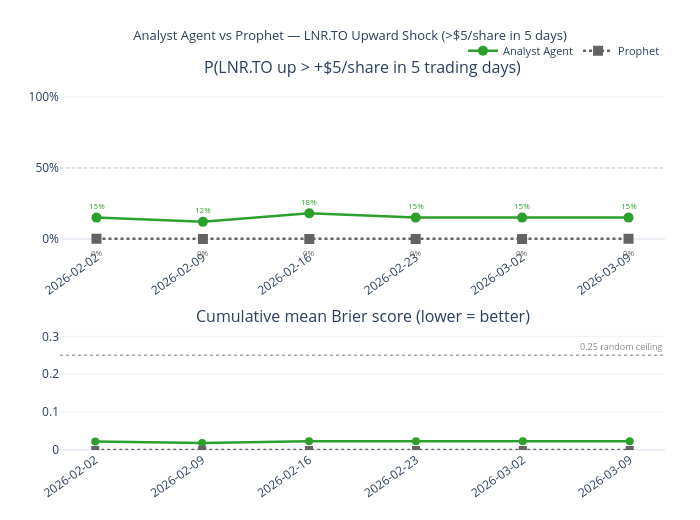

The notebook cell this image was saved under:
### Code cell
# ── Prophet probabilities for the shock origins ───────────────────────────────
prophet_shock_probs = []
for r in shock_results:
    origin = pd.Timestamp(r["origin"])
    origin_price_row = price_df[price_df.index >= origin]
    origin_price = float(origin_price_row.iloc[0]["price"]) if not origin_price_row.empty else float("nan")
    p_sub = prophet_shock_df[prophet_shock_df["origin"] == origin]
    prophet_shock_probs.append(prophet_prob_shock(p_sub, origin_price, SHOCK_THRESHOLD, SHOCK_HORIZON))

# ── Comparison chart: P(shock) over time + cumulative Brier ──────────────────
fig = make_shock_comparison_chart(shock_results, prophet_shock_probs, shock_threshold=SHOCK_THRESHOLD)
fig.show()

# ── Brier score summary ───────────────────────────────────────────────────────
agent_probs = [float(r["probability"]) for r in shock_results]
outcomes = [int(r["outcome"]) for r in shock_results]
agent_brier = compute_brier_score(agent_probs, outcomes)
valid_prophet = [(p, o) for p, o in zip(prophet_shock_probs, outcomes) if not np.isnan(p)]
prophet_brier = compute_brier_score([p for p, _ in valid_prophet], [o for _, o in valid_prophet])
brier_df = pd.DataFrame(
    {"Mean Brier score": [f"{agent_brier:.4f}", f"{prophet_brier:.4f}"]},
    index=pd.Index(["Analyst Agent", "Prophet"], name="Method"),
)
print("Mean Brier score (lower = better, 0.25 = random ceiling):")
display(brier_df)

### Figure 1 — Plotly figure (JSON) as saved in the notebook; plotly's stock layout.template omitted (floating-point values rounded to 4 significant figures)
{"data": [{"hovertemplate": "%{x}<br>P(shock)=%{y:.0%}<extra>Analyst Agent</extra>", "legendgroup": "Analyst Agent", "line": {"color": "#2ca02c", "dash": "solid", "width": 2.5}, "marker": {"size": 10, "symbol": "circle"}, "mode": "lines+markers", "name": "Analyst Agent", "showlegend": true, "type": "scatter", "x": ["2026-02-02", "2026-02-09", "2026-02-16", "2026-02-23", "2026-03-02", "2026-03-09"], "xaxis": "x", "y": [0.15, 0.12, 0.18, 0.15, 0.15, 0.15], "yaxis": "y"}, {"hovertemplate": "%{x}<br>P(shock)=%{y:.0%}<extra>Prophet</extra>", "legendgroup": "Prophet", "line": {"color": "#636363", "dash": "dot", "width": 2.5}, "marker": {"size": 10, "symbol": "square"}, "mode": "lines+markers", "name": "Prophet", "showlegend": true, "type": "scatter", "x": ["2026-02-02", "2026-02-09", "2026-02-16", "2026-02-23", "2026-03-02", "2026-03-09"], "xaxis": "x", "y": [1.965e-05, 9.462e-06, 3.276e-07, 1.03e-06, 7.987e-07, 9.664e-05], "yaxis": "y"}, {"hovertemplate": "%{x}<br>Cumul. Brier: %{y:.3f}<extra>Analyst Agent</extra>", "legendgroup": "Analyst Agent", "line": {"color": "#2ca02c", "dash": "solid", "width": 2.5}, "marker": {"size": 8, "symbol": "circle"}, "mode": "lines+markers", "name": "Analyst Agent", "showlegend": false, "type": "scatter", "x": ["2026-02-02", "2026-02-09", "2026-02-16", "2026-02-23", "2026-03-02", "2026-03-09"], "xaxis": "x2", "y": [0.0225, 0.01845, 0.0231, 0.02295, 0.02286, 0.0228], "yaxis": "y2"}, {"hovertemplate": "%{x}<br>Cumul. Brier: %{y:.3f}<extra>Prophet</extra>", "legendgroup": "Prophet", "line": {"color": "#636363", "dash": "dot", "width": 2.5}, "marker": {"size": 8, "symbol": "square"}, "mode": "lines+markers", "name": "Prophet", "showlegend": false, "type": "scatter", "x": ["2026-02-02", "2026-02-09", "2026-02-16", "2026-02-23", "2026-03-02", "2026-03-09"], "xaxis": "x2", "y": [3.859e-10, 2.377e-10, 1.585e-10, 1.192e-10, 9.545e-11, 1.636e-09], "yaxis": "y2"}], "layout": {"annotations": [{"font": {"size": 16}, "showarrow": false, "text": "P(LNR.TO up > +$5/share in 5 trading days)", "x": 0.5, "xanchor": "center", "xref": "paper", "y": 1, "yanchor": "bottom", "yref": "paper"}, {"font": {"size": 16}, "showarrow": false, "text": "Cumulative mean Brier score (lower = better)", "x": 0.5, "xanchor": "center", "xref": "paper", "y": 0.3276, "yanchor": "bottom", "yref": "paper"}, {"font": {"color": "#2ca02c", "size": 8}, "showarrow": false, "text": "15%", "x": "2026-02-02", "xref": "x", "y": 0.15, "yref": "y", "yshift": 12}, {"font": {"color": "#2ca02c", "size": 8}, "showarrow": false, "text": "12%", "x": "2026-02-09", "xref": "x", "y": 0.12, "yref": "y", "yshift": 12}, {"font": {"color": "#2ca02c", "size": 8}, "showarrow": false, "text": "18%", "x": "2026-02-16", "xref": "x", "y": 0.18, "yref": "y", "yshift": 12}, {"font": {"color": "#2ca02c", "size": 8}, "showarrow": false, "text": "15%", "x": "2026-02-23", "xref": "x", "y": 0.15, "yref": "y", "yshift": 12}, {"font": {"color": "#2ca02c", "size": 8}, "showarrow": false, "text": "15%", "x": "2026-03-02", "xref": "x", "y": 0.15, "yref": "y", "yshift": 12}, {"font": {"color": "#2ca02c", "size": 8}, "showarrow": false, "text": "15%", "x": "2026-03-09", "xref": "x", "y": 0.15, "yref": "y", "yshift": 12}, {"font": {"color": "#636363", "size": 8}, "showarrow": false, "text": "0%", "x": "2026-02-02", "xref": "x", "y": 1.965e-05, "yref": "y", "yshift": -14}, {"font": {"color": "#636363", "size": 8}, "showarrow": false, "text": "0%", "x": "2026-02-09", "xref": "x", "y": 9.462e-06, "yref": "y", "yshift": -14}, {"font": {"color": "#636363", "size": 8}, "showarrow": false, "text": "0%", "x": "2026-02-16", "xref": "x", "y": 3.276e-07, "yref": "y", "yshift": -14}, {"font": {"color": "#636363", "size": 8}, "showarrow": false, "text": "0%", "x": "2026-02-23", "xref": "x", "y": 1.03e-06, "yref": "y", "yshift": -14}, {"font": {"color": "#636363", "size": 8}, "showarrow": false, "text": "0%", "x": "2026-03-02", "xref": "x", "y": 7.987e-07, "yref": "y", "yshift": -14}, {"font": {"color": "#636363", "size": 8}, "showarrow": false, "text": "0%", "x": "2026-03-09", "xref": "x", "y": 9.664e-05, "yref": "y", "yshift": -14}, {"font": {"color": "#888888", "size": 9}, "showarrow": false, "text": "0.25 random ceiling", "x": 1, "xanchor": "right", "xref": "x2 domain", "y": 0.25, "yanchor": "bottom", "yref": "y2"}], "height": 520, "legend": {"font": {"size": 11}, "orientation": "h", "x": 1, "xanchor": "right", "y": 1.04, "yanchor": "bottom"}, "margin": {"b": 70, "l": 60, "r": 35, "t": 80}, "shapes": [{"line": {"color": "#d0d0d0", "dash": "dot", "width": 1.2}, "type": "line", "x0": 0, "x1": 1, "xref": "x domain", "y0": 0.5, "y1": 0.5, "yref": "y"}, {"line": {"color": "#aaaaaa", "dash": "dot", "width": 1.5}, "type": "line", "x0": 0, "x1": 1, "xref": "x2 domain", "y0": 0.25, "y1": 0.25, "yref": "y2"}], "title": {"font": {"size": 13}, "text": "Analyst Agent vs Prophet — LNR.TO Upward Shock (>$5/share in 5 days)", "x": 0.5}, "width": 700, "xaxis": {"anchor": "y", "domain": [0, 1], "showgrid": false, "tickangle": -35, "type": "category"}, "xaxis2": {"anchor": "y2", "domain": [0, 1], "showgrid": false, "tickangle": -35, "type": "category"}, "yaxis": {"anchor": "x", "domain": [0.5476, 1], "gridcolor": "#f0f0f0", "range": [-0.06, 1.12], "showgrid": true, "tickformat": ".0%"}, "yaxis2": {"anchor": "x2", "domain": [0, 0.3276], "gridcolor": "#f0f0f0", "range": [0, 0.32], "showgrid": true}}}
